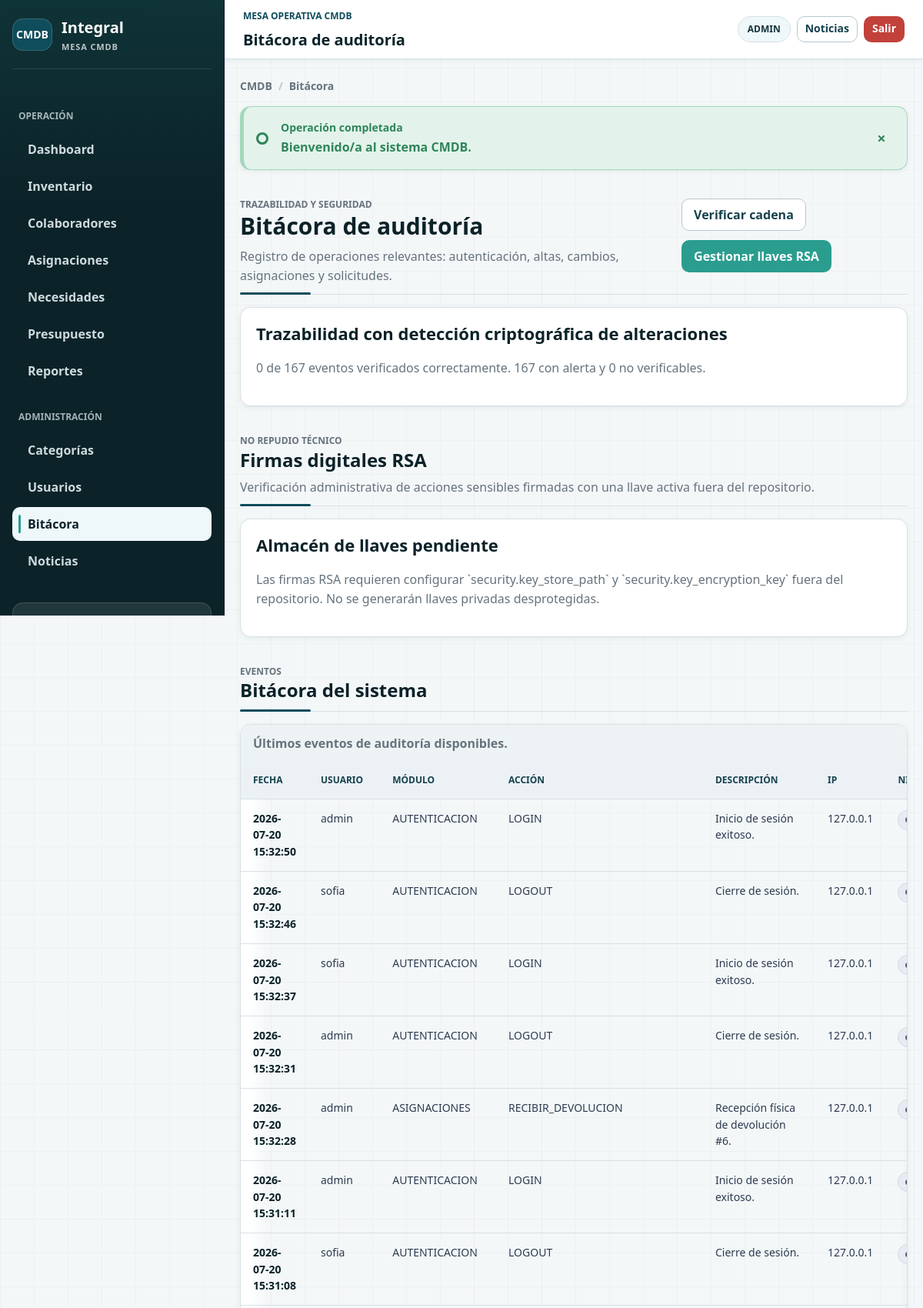
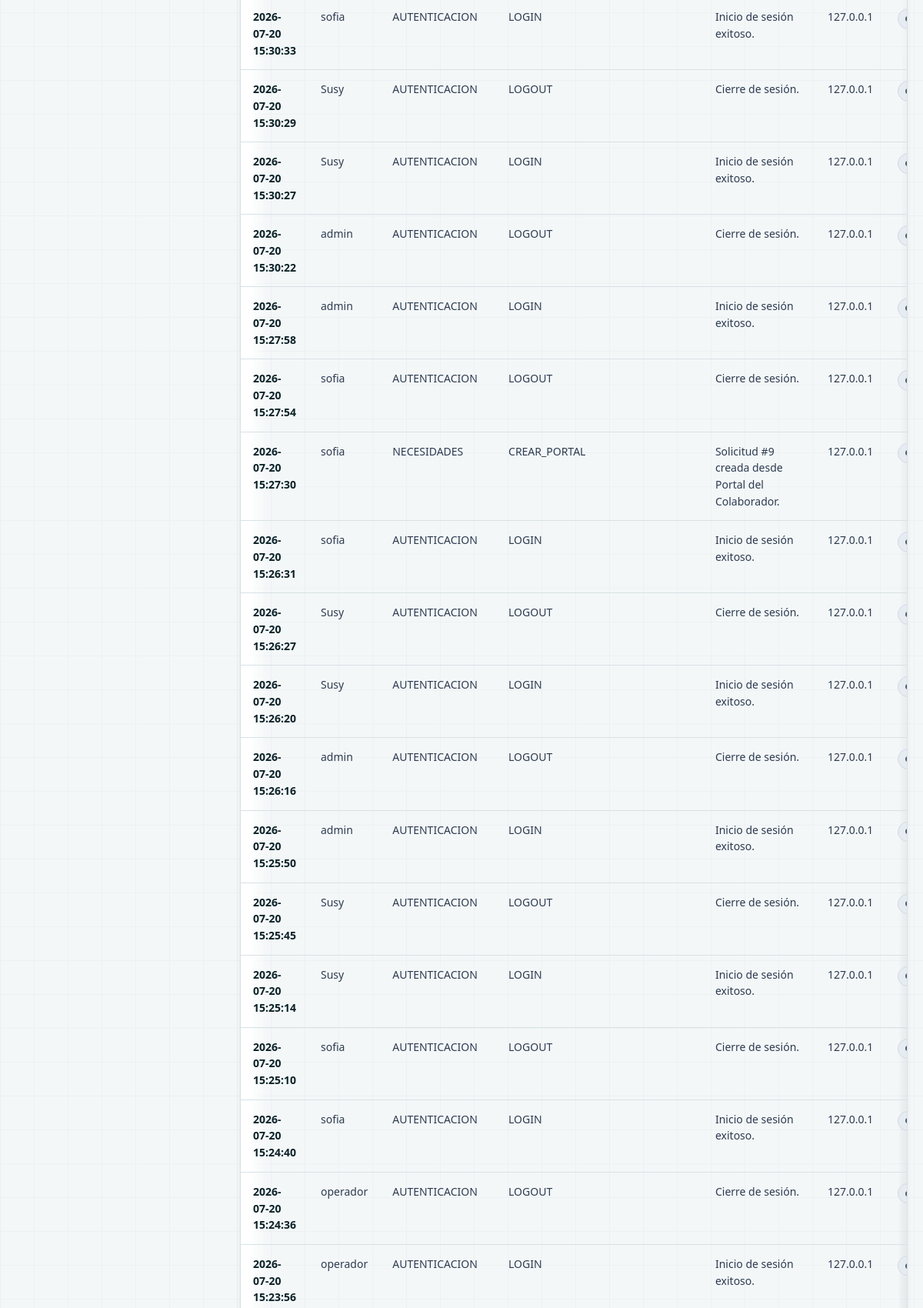
The app's page /CMDB_Semestral/public/audit (signed in, upper part) with its own data (2 pictures, top to bottom).
### tables this page shows
CREATE TABLE `bitacora` (
  `id` bigint UNSIGNED NOT NULL,
  `usuario_id` int UNSIGNED DEFAULT NULL,
  `modulo` varchar(80) NOT NULL,
  `accion` varchar(80) NOT NULL,
  `entidad` varchar(80) DEFAULT NULL,
  `entidad_id` bigint UNSIGNED DEFAULT NULL,
  `descripcion` varchar(500) NOT NULL,
  `ip` varchar(50) NOT NULL,
  `user_agent` varchar(255) DEFAULT NULL,
  `nivel` enum('INFO','ADVERTENCIA','ERROR') NOT NULL DEFAULT 'INFO',
  `resultado` varchar(40) NOT NULL DEFAULT 'OK',
  `motivo` varchar(255) DEFAULT NULL,
  `datos_anteriores_json` longtext,
  `datos_posteriores_json` longtext,
  `correlation_id` char(32) DEFAULT NULL,
  `previous_hash` char(64) DEFAULT NULL,
  `record_hash` char(64) DEFAULT NULL,
  `firma_id` bigint UNSIGNED DEFAULT NULL,
  `fingerprint` char(64) DEFAULT NULL,
  `payload_version` smallint UNSIGNED NOT NULL DEFAULT '1',
  `created_at` timestamp NOT NULL DEFAULT CURRENT_TIMESTAMP
);

CREATE TABLE `usuarios` (
  `id` int UNSIGNED NOT NULL,
  `colaborador_id` int UNSIGNED DEFAULT NULL,
  `nombre_usuario` varchar(50) NOT NULL,
  `email` varchar(150) NOT NULL,
  `password_hash` varchar(255) NOT NULL,
  `rol` enum('ADMIN','OPERADOR','COLABORADOR') NOT NULL DEFAULT 'OPERADOR',
  `activo` tinyint(1) NOT NULL DEFAULT '1',
  `estado_cuenta` enum('ACTIVO','BLOQUEADO') NOT NULL DEFAULT 'ACTIVO',
  `intentos_fallidos` tinyint UNSIGNED NOT NULL DEFAULT '0',
  `ultimo_login_at` datetime DEFAULT NULL,
  `created_at` timestamp NOT NULL DEFAULT CURRENT_TIMESTAMP,
  `updated_at` timestamp NOT NULL DEFAULT CURRENT_TIMESTAMP ON UPDATE CURRENT_TIMESTAMP
);

### app/Views/audit/index.php (the view, shortened to what the rows shown need)
<section class="section-header">
    <div>
        <h1>Bitácora de auditoría</h1>
    </div>
</section>
<section class="card">
    <h2>Trazabilidad con detección criptográfica de alteraciones</h2>
    <?php if (empty($trailSummary['schemaReady'])): ?>
        <p class="muted">La migración del Audit Trail está pendiente. La bitácora funciona en modo compatible sin cadena criptográfica.</p>
    <?php else: ?>
        <p class="muted">
            <?= e($trailSummary['valid']) ?> de <?= e($trailSummary['total']) ?> eventos verificados correctamente.
            <?= e($trailSummary['invalid']) ?> con alerta y <?= e($trailSummary['notVerifiable']) ?> no verificables.
        </p>
    <?php endif; ?>
</section>
<section class="section-header">
    <div>
        <h2>Firmas digitales RSA</h2>
    </div>
</section>
<?php if (empty($signatureSchemaReady)): ?>
    <section class="card">
        <h2>Migración pendiente</h2>
        <p class="muted">Para verificar firmas RSA se requieren las tablas `llaves_rsa` y `firmas_digitales` incluidas en la migración incremental.</p>
    </section>
<?php elseif (empty($keyManagementConfigured)): ?>
    <section class="card">
        <h2>Almacén de llaves pendiente</h2>
    </section>
<?php endif; ?>
<section class="section-header">
    <div>
        <h2>Bitácora del sistema</h2>
    </div>
</section>
<div class="table-wrap">
    <table>
        <caption>Últimos eventos de auditoría disponibles.</caption>
        <thead><tr><th scope="col">Fecha</th><th scope="col">Usuario</th><th scope="col">Módulo</th><th scope="col">Acción</th><th scope="col">Descripción</th><th scope="col">IP</th><th scope="col">Nivel</th></tr></thead>
        <tbody>
        <?php foreach ($logs as $log): ?>
            <tr>
                <td><?= e($log['created_at']) ?></td>
                <td><?= e($log['nombre_usuario'] ?? 'Sistema') ?></td>
                <td><?= e($log['modulo']) ?></td>
                <td><?= e($log['accion']) ?></td>
                <td><?= e($log['descripcion']) ?></td>
                <td><?= e($log['ip']) ?></td>
                <td><?= status_badge($log['nivel']) ?></td>
            </tr>
        <?php endforeach; ?>
        </tbody>
    </table>
</div>

### records on screen
bitacora: id "167", created_at "2026-07-20 15:32:50", usuario.nombre_usuario "admin", modulo "AUTENTICACION", accion "LOGIN", descripcion "Inicio de sesión exitoso.", ip "127.0.0.1"
bitacora: created_at "2026-07-20 15:32:46", usuario.nombre_usuario "sofia", modulo "AUTENTICACION", accion "LOGOUT", descripcion "Cierre de sesión.", ip "127.0.0.1"
bitacora: created_at "2026-07-20 15:32:37", usuario.nombre_usuario "sofia", modulo "AUTENTICACION", accion "LOGIN", descripcion "Inicio de sesión exitoso.", ip "127.0.0.1"
bitacora: created_at "2026-07-20 15:32:31", usuario.nombre_usuario "admin", modulo "AUTENTICACION", accion "LOGOUT", descripcion "Cierre de sesión.", ip "127.0.0.1"
bitacora: created_at "2026-07-20 15:32:28", usuario.nombre_usuario "admin", modulo "ASIGNACIONES", accion "RECIBIR_DEVOLUCION", descripcion "Recepción física de devolución #6.", ip "127.0.0.1"
bitacora: created_at "2026-07-20 15:31:11", usuario.nombre_usuario "admin", modulo "AUTENTICACION", accion "LOGIN", descripcion "Inicio de sesión exitoso.", ip "127.0.0.1"
bitacora: created_at "2026-07-20 15:31:08", usuario.nombre_usuario "sofia", modulo "AUTENTICACION", accion "LOGOUT", descripcion "Cierre de sesión.", ip "127.0.0.1"
bitacora: created_at "2026-07-20 15:30:33", usuario.nombre_usuario "sofia", modulo "AUTENTICACION", accion "LOGIN", descripcion "Inicio de sesión exitoso.", ip "127.0.0.1"
bitacora: created_at "2026-07-20 15:30:29", usuario.nombre_usuario "Susy", modulo "AUTENTICACION", accion "LOGOUT", descripcion "Cierre de sesión.", ip "127.0.0.1"
bitacora: created_at "2026-07-20 15:30:27", usuario.nombre_usuario "Susy", modulo "AUTENTICACION", accion "LOGIN", descripcion "Inicio de sesión exitoso.", ip "127.0.0.1"
bitacora: created_at "2026-07-20 15:30:22", usuario.nombre_usuario "admin", modulo "AUTENTICACION", accion "LOGOUT", descripcion "Cierre de sesión.", ip "127.0.0.1"
bitacora: created_at "2026-07-20 15:27:58", usuario.nombre_usuario "admin", modulo "AUTENTICACION", accion "LOGIN", descripcion "Inicio de sesión exitoso.", ip "127.0.0.1"
bitacora: created_at "2026-07-20 15:27:54", usuario.nombre_usuario "sofia", modulo "AUTENTICACION", accion "LOGOUT", descripcion "Cierre de sesión.", ip "127.0.0.1"
bitacora: created_at "2026-07-20 15:27:30", usuario.nombre_usuario "sofia", modulo "NECESIDADES", accion "CREAR_PORTAL", descripcion "Solicitud #9 creada desde Portal del Colaborador.", ip "127.0.0.1"
bitacora: created_at "2026-07-20 15:26:31", usuario.nombre_usuario "sofia", modulo "AUTENTICACION", accion "LOGIN", descripcion "Inicio de sesión exitoso.", ip "127.0.0.1"
bitacora: created_at "2026-07-20 15:26:27", usuario.nombre_usuario "Susy", modulo "AUTENTICACION", accion "LOGOUT", descripcion "Cierre de sesión.", ip "127.0.0.1"
bitacora: created_at "2026-07-20 15:26:20", usuario.nombre_usuario "Susy", modulo "AUTENTICACION", accion "LOGIN", descripcion "Inicio de sesión exitoso.", ip "127.0.0.1"
bitacora: created_at "2026-07-20 15:26:16", usuario.nombre_usuario "admin", modulo "AUTENTICACION", accion "LOGOUT", descripcion "Cierre de sesión.", ip "127.0.0.1"
bitacora: created_at "2026-07-20 15:25:50", usuario.nombre_usuario "admin", modulo "AUTENTICACION", accion "LOGIN", descripcion "Inicio de sesión exitoso.", ip "127.0.0.1"
bitacora: created_at "2026-07-20 15:25:45", usuario.nombre_usuario "Susy", modulo "AUTENTICACION", accion "LOGOUT", descripcion "Cierre de sesión.", ip "127.0.0.1"
bitacora: created_at "2026-07-20 15:25:14", usuario.nombre_usuario "Susy", modulo "AUTENTICACION", accion "LOGIN", descripcion "Inicio de sesión exitoso.", ip "127.0.0.1"
bitacora: created_at "2026-07-20 15:25:10", usuario.nombre_usuario "sofia", modulo "AUTENTICACION", accion "LOGOUT", descripcion "Cierre de sesión.", ip "127.0.0.1"
bitacora: created_at "2026-07-20 15:24:40", usuario.nombre_usuario "sofia", modulo "AUTENTICACION", accion "LOGIN", descripcion "Inicio de sesión exitoso.", ip "127.0.0.1"
bitacora: created_at "2026-07-20 15:24:36", usuario.nombre_usuario "operador", modulo "AUTENTICACION", accion "LOGOUT", descripcion "Cierre de sesión.", ip "127.0.0.1"
bitacora: created_at "2026-07-20 15:23:56", usuario.nombre_usuario "operador", modulo "AUTENTICACION", accion "LOGIN", descripcion "Inicio de sesión exitoso.", ip "127.0.0.1"

### other values on screen
$navItem['label'] "Dashboard"
$navItem['label'] "Inventario"
$navItem['label'] "Colaboradores"
$navItem['label'] "Asignaciones"
$navItem['label'] "Necesidades"
$navItem['label'] "Presupuesto"
$navItem['label'] "Reportes"
$navItem['label'] "Categorías"
$navItem['label'] "Usuarios"
$navItem['label'] "Bitácora"
$navItem['label'] "Noticias"
$title "Bitácora de auditoría"
$sessionUser['rol'] "ADMIN"
$success "Bienvenido/a al sistema CMDB."
$trailSummary['valid'] "0"
